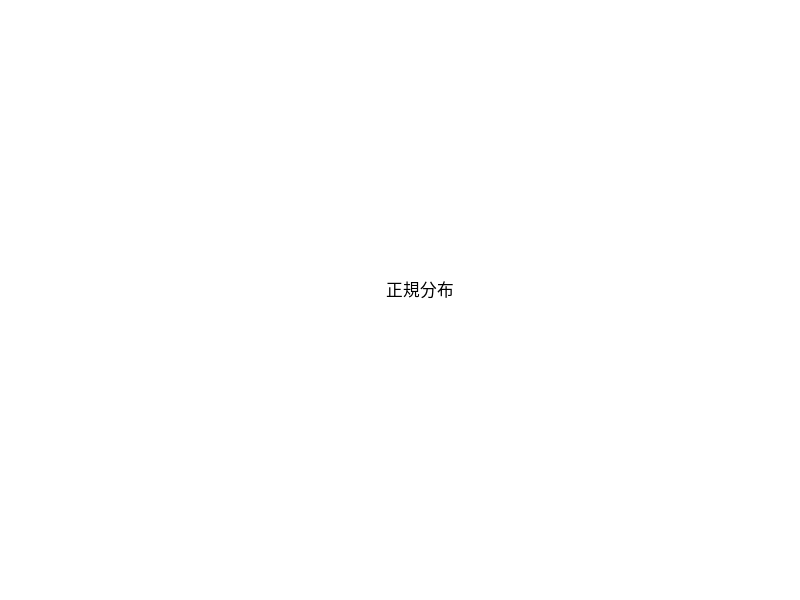
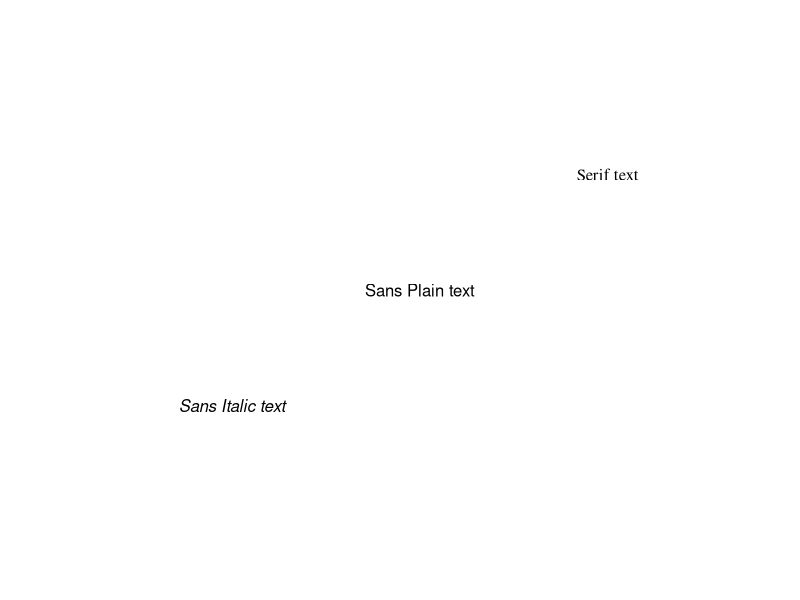

Recreate these plots in R, in order.
## ---- chunk 1
knitr::opts_chunk$set(collapse = T, comment = "#>")
library("svglite")
## ---- chunk 2
svglite("Rplots.svg", system_fonts = list(sans = "Arial Unicode MS"))
plot.new()
text(0.5, 0.5, "正規分布")
dev.off()
## ---- chunk 3
# Using ttf files from fontquiver here, but it could be any ttf
some_file <- fontquiver::font("Liberation", "Sans", "Regular")$ttf
other_file <- fontquiver::font("Liberation", "Sans", "Italic")$ttf
serif_file <- fontquiver::font("Liberation", "serif", "Italic")$ttf

# The outer named list contains families while the inner named list
# contains faces:
fonts <- list(
  sans = list(
    plain = file,
    italic = other_file
  ),
  serif = list(plain = serif_file)
)

ss <- svglite("plot.svg", user_fonts = fonts)
plot.new()
text(0.5, 0.5, "Sans Plain text")
text(0.2, 0.2, "Sans Italic text", font = 3)
text(0.8, 0.8, "Serif text", family = "serif")
dev.off()
## ---- chunk 4
file_with_alias <- list(alias = "Foobar Font", file = other_file)
fonts <- list(sans = list(plain = file_with_alias))

ss <- svgstring(user_fonts = fonts)
plot(1:10)
text(0.5, 0.5, "Sans text")
dev.off()
ss()
